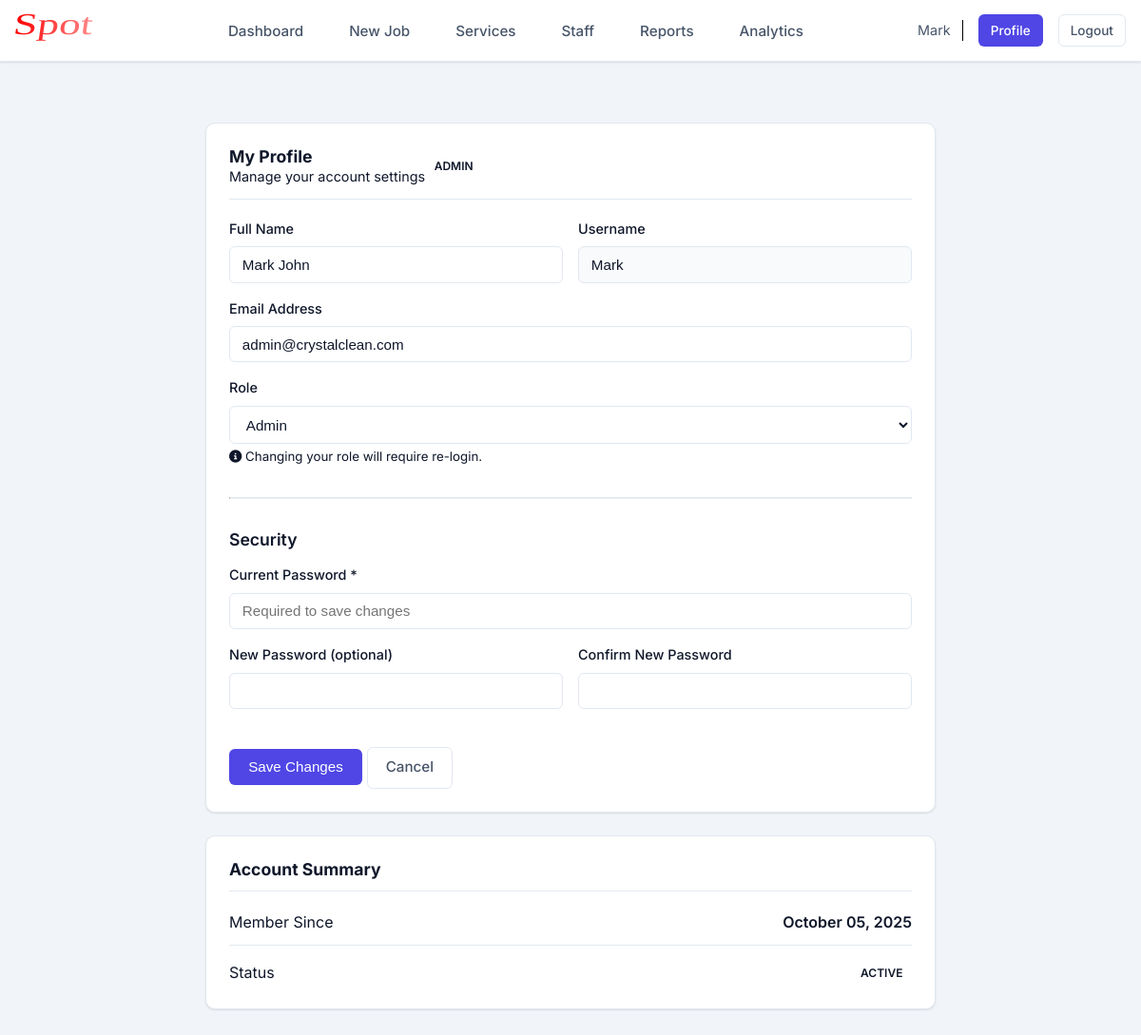
The page /profile (signed in) on the database as committed earlier.
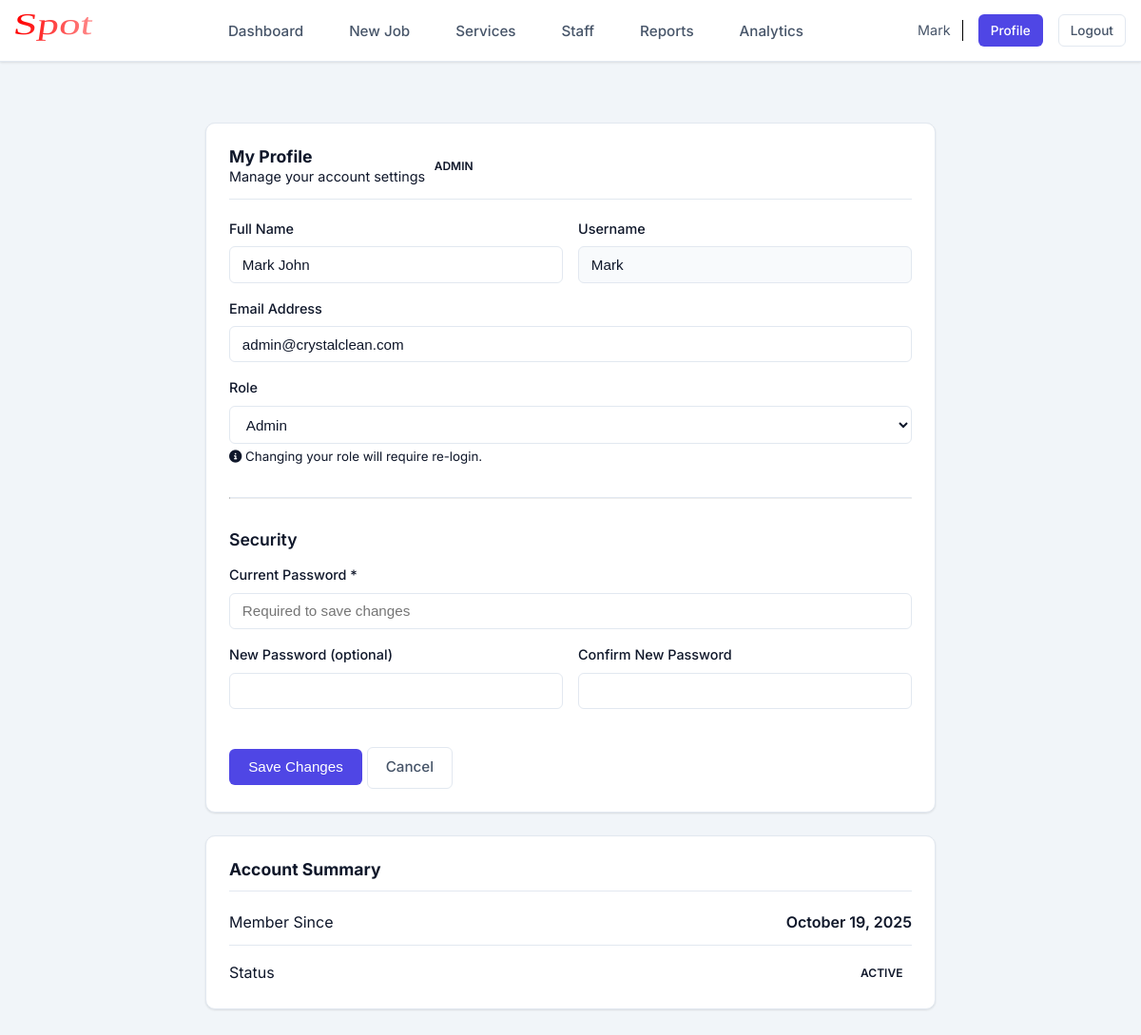
The same page on the database as committed later.
### app/models.py (models this page shows, shortened)
class User(UserMixin, db.Model):
    __tablename__ = 'users'
    id = db.Column(db.Integer, primary_key=True)
    username = db.Column(db.String(80), unique=True, nullable=False, index=True)
    full_name = db.Column(db.String(120), nullable=False)
    email = db.Column(db.String(120), unique=True, nullable=False)
    phone_number = db.Column(db.String(20))
    password_hash = db.Column(db.String(255), nullable=False)
    role = db.Column(db.String(20), nullable=False, default='staff')  # 'admin' or 'staff'
    is_active = db.Column(db.Boolean, default=True)
    created_at = db.Column(db.DateTime, default=datetime.utcnow)
    cars = db.relationship('Car', backref='assigned_user', lazy='dynamic')
    notifications = db.relationship('Notification', backref='user', lazy='dynamic')

### app/routes.py (the view)
@app.route('/profile')
@login_required
def view_profile():
    form = UpdateProfileForm()
    form.full_name.data = current_user.full_name
    form.email.data = current_user.email
    if current_user.role == 'admin':
        form.role.data = current_user.role
    return render_template('profile.html', form=form, user=current_user)

### app/forms.py (shortened to what this page needs)
class UpdateProfileForm(FlaskForm):
    full_name = StringField('Full Name', validators=[DataRequired(), Length(max=120)])
    email = StringField('Email', validators=[DataRequired(), Email()])
    current_password = PasswordField('Current Password (required for verification)', validators=[DataRequired()])
    new_password = PasswordField('New Password (leave blank to keep current)', validators=[Optional(), Length(min=6)])
    confirm_password = PasswordField('Confirm New Password', validators=[Optional()])
    role = SelectField('Role', choices=[('admin', 'Admin'), ('staff', 'Staff')], validators=[Optional()])

### app/models.py (called while the page is built)
@login_manager.user_loader
def load_user(user_id):
    return User.query.get(int(user_id))

### app/templates/profile.html (shortened to what the changed rows need)
{% extends "base.html" %}
{% block content %}
<div class="main-content" style="max-width: 800px;">
    <div class="card mb-4">
        <div class="card-header">
            <div style="display: flex; align-items: center; justify-content: space-between;">
                <div>
                    <h2 class="card-title">My Profile</h2>
                    <p class="text-secondary" style="margin: 0; font-size: 0.9rem;">Manage your account settings</p>
                </div>
                <span
                    class="badge {% if current_user.role == 'admin' %}badge-primary{% else %}badge-secondary{% endif %}">
                    {{ current_user.role.upper() }}
                </span>
            </div>
        </div>
        <div class="card-body">
            <form method="POST" action="{{ url_for('update_profile') }}">
                <div class="form-row">
                    <div class="form-group">
                        <label class="form-label" for="full_name">Full Name</label>
                        {{ form.full_name(class="form-control") }}
                    </div>
                    <div class="form-group">
                        <label class="form-label">Username</label>
                        <input type="text" class="form-control" value="{{ current_user.username }}" disabled
                            style="background-color: var(--bg-surface-alt);">
                    </div>
                </div>
                <div class="form-group">
                    <label class="form-label" for="email">Email Address</label>
                    {{ form.email(class="form-control") }}
                </div>
                {% if current_user.role == 'admin' %}
                <div class="form-group">
                    <label class="form-label" for="role">Role</label>
                    {{ form.role(class="form-control") }}
                    <small class="text-secondary mt-2">
                        <i class="fas fa-info-circle"></i> Changing your role will require re-login.
                    </small>
                </div>
                {% endif %}
            </form>
        </div>
    </div>
    <div class="card">
        <div class="card-body">
            <div style="display: grid; gap: 1rem;">
                <div
                    style="display: flex; justify-content: space-between; border-bottom: 1px solid var(--border-light); padding-bottom: 0.75rem;">
                    <span class="text-secondary">Member Since</span>
                    <span style="font-weight: 600;">{{ current_user.created_at.strftime('%B %d, %Y') }}</span>
                </div>
            </div>
        </div>
    </div>
</div>
{% endblock %}

### app/templates/base.html (shortened to what this page needs)
<!DOCTYPE html>
<html lang="en">
<head>
    <link rel="stylesheet" href="{{ url_for('static', filename='css/style.css') }}">
    <link rel="stylesheet" href="https://cdnjs.cloudflare.com/ajax/libs/font-awesome/6.5.1/css/all.min.css">
</head>
<body>
    {% if current_user.is_authenticated %}
    <nav class="navbar">
        <div class="nav-container">
            <a href="{{ url_for('admin_dashboard') if current_user.role == 'admin' else url_for('staff_dashboard') }}"
                class="nav-brand" style="font-family: 'Inter', sans-serif;">
                <img src="{{ url_for('static', filename='images/spot.svg') }}" alt="Spot"
                    style="height: 40px; width: auto; margin: 0; transform: translateY(0);">
            </a>
            <ul class="nav-menu">
                {% if current_user.role == 'admin' %}
                <li><a href="{{ url_for('admin_dashboard') }}"
                        class="nav-link {% if request.endpoint == 'admin_dashboard' %}active{% endif %}">Dashboard</a>
                </li>
                <li><a href="{{ url_for('add_car') }}"
                        class="nav-link {% if request.endpoint == 'add_car' %}active{% endif %}">New Job</a></li>
                <li><a href="{{ url_for('manage_services') }}"
                        class="nav-link {% if request.endpoint == 'manage_services' %}active{% endif %}">Services</a>
                </li>
                <li><a href="{{ url_for('manage_users') }}"
                        class="nav-link {% if request.endpoint == 'manage_users' %}active{% endif %}">Staff</a></li>
                <li><a href="{{ url_for('reports') }}"
                        class="nav-link {% if request.endpoint == 'reports' %}active{% endif %}">Reports</a></li>
                <li><a href="{{ url_for('analytics') }}"
                        class="nav-link {% if request.endpoint == 'analytics' %}active{% endif %}">Analytics</a></li>
                {% else %}
                <li><a href="{{ url_for('staff_dashboard') }}"
                        class="nav-link {% if request.endpoint == 'staff_dashboard' %}active{% endif %}">My Jobs</a>
                </li>
                {% endif %}
            </ul>
            <div class="nav-right">
                <span
                    style="font-size: 0.9rem; padding-right: 12px; border-right: 1px solid black; color: var(--text-secondary);">{{
                    current_user.username }}</span>
                <a href="{{ url_for('view_profile') }}" class="btn btn-sm btn-primary">Profile</a>
                <a href="{{ url_for('logout') }}" class="btn btn-sm btn-secondary">Logout</a>
            </div>
        </div>
    </nav>
    {% endif %}
    <main class="main-content">
        {% block content %}{% endblock %}
    </main>
</body>
</html>

Rows that differ between the two databases and show on the page:
changed User "Mark": created_at "October 05, 2025" → "October 19, 2025"
